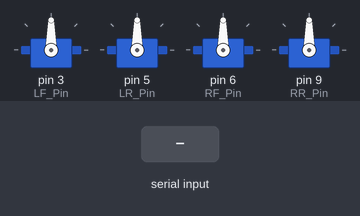
Bench run of a sketch on a simulated Arduino Uno, built with avr-gcc and run on an emulated ATmega328P. On the bench: 4 × servo. The inputs (shaded band) are chosen by the test bench.

Above: at 1.2 s.
1.3 s: "w" received over Serial
At 2.5 s:
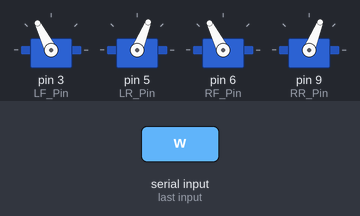
2.8 s: "s" received over Serial
At 3.8 s:
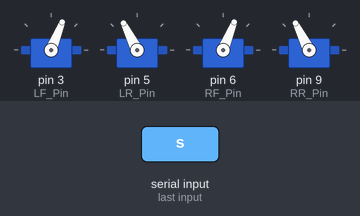
4.3 s: "a" received over Serial
At 4.9 s:
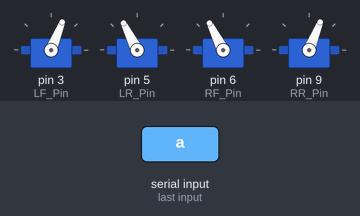
5.8 s: "d" received over Serial
At 6.1 s:
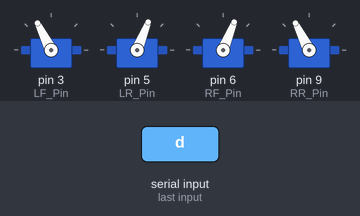
Timing chart, 0 to 8.3 s (numbered marks = the images above; inputs shaded):
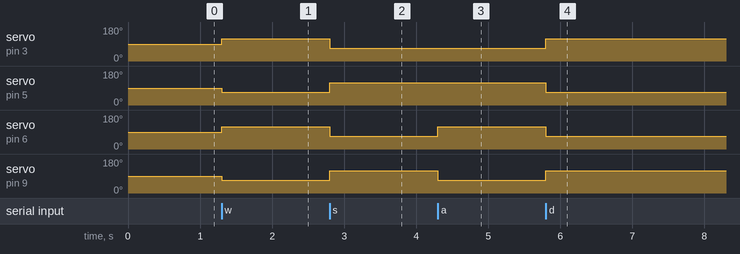

The sketch:

A4WD3_WASD.ino
```cpp
// This example can use either one or two sabertooths
  int sabertoothCount = 2;

// Libraries used in this example
  #include <Servo.h>

// Creation of the Servo Library Objects
  Servo LF_Motor;
  Servo LR_Motor;
  Servo RF_Motor;
  Servo RR_Motor;

// Variables for the PINs
  int LF_Pin = 3;
  int LR_Pin = 5;
  int RF_Pin = 6;
  int RR_Pin = 9;

// Variable for the fixed speed of movement between 0 and 100
  int mainSpeed = 50;

// Variables for the different signals
  int LF_Signal = 0;
  int LR_Signal = 0;
  int RF_Signal = 0;
  int RR_Signal = 0;

// Variable for the serial reading
  char keyboardVal;

void setup(void){
// Set the digital PINs as OUTPUTs
  pinMode(LF_Pin, OUTPUT);
  pinMode(LR_Pin, OUTPUT);
  pinMode(RF_Pin, OUTPUT);
  pinMode(RR_Pin, OUTPUT);

// Attach the PINs to the corresponding Objects
  LF_Motor.attach(LF_Pin);
  LR_Motor.attach(LR_Pin);
  RF_Motor.attach(RF_Pin);
  RR_Motor.attach(RR_Pin);

// Start a Serial port for the Controls
  Serial.begin(115200);
}

void loop(void){
// Keyboard Capture & Motor Mixing
  keyboardCapture();
// Mixing the Motors OUTPUTs
  outputMix();
// Updating the Outputs
  outputsUpdate();
}

void keyboardCapture(){
  while (Serial.available() < 1) {} // Wait until a character is received
  keyboardVal = Serial.read();
}

void outputMix(){
  switch(keyboardVal){
    case 'w':                   //Move Forward
      LF_Signal = mainSpeed;
      LR_Signal = -mainSpeed;
      RF_Signal = mainSpeed;
      RR_Signal = -mainSpeed;
      break;
    case 's':                   //Move Backwards
      LF_Signal = -mainSpeed;
      LR_Signal = mainSpeed;
      RF_Signal = -mainSpeed;
      RR_Signal = mainSpeed;
      break;
    case 'a':                   //Turn Left
      LF_Signal = -mainSpeed;
      LR_Signal = mainSpeed;
      RF_Signal = mainSpeed;
      RR_Signal = -mainSpeed;
      break;
    case 'd':                   //Turn Right
      LF_Signal = mainSpeed;
      LR_Signal = -mainSpeed;
      RF_Signal = -mainSpeed;
      RR_Signal = mainSpeed;
      break;
    default:                    //Anything else Stop
      LF_Signal = 0;
      LR_Signal = 0;
      RF_Signal = 0;
      RR_Signal = 0;
      break;
  }
}

void outputsUpdate(void){
  if (sabertoothCount == 1){
    LF_Motor.writeMicroseconds(map(LF_Signal, 100, -100, 2000, 1000));
    RF_Motor.writeMicroseconds(map(RF_Signal, 100, -100, 2000, 1000));
  }
  else if (sabertoothCount == 2){
    LF_Motor.writeMicroseconds(map(LF_Signal, 100, -100, 2000, 1000));
    LR_Motor.writeMicroseconds(map(LR_Signal, 100, -100, 2000, 1000));
    RF_Motor.writeMicroseconds(map(RF_Signal, 100, -100, 2000, 1000));
    RR_Motor.writeMicroseconds(map(RR_Signal, 100, -100, 2000, 1000));
  }
}
```

Measured:
- after the input at 1.3 s, servo on pin 3 (LF_Pin), servo on pin 6 (RF_Pin): 90° → 117° at once; servo on pin 5 (LR_Pin), servo on pin 9 (RR_Pin): 90° → 68° at once
- after the input at 2.8 s, servo on pin 3 (LF_Pin), servo on pin 6 (RF_Pin): 117° → 68° at once; servo on pin 5 (LR_Pin), servo on pin 9 (RR_Pin): 68° → 117° at once
- after the input at 4.3 s, servo on pin 6 (RF_Pin): 68° → 117° at once; servo on pin 9 (RR_Pin): 117° → 68° at once
- after the input at 5.8 s, servo on pin 3 (LF_Pin), servo on pin 9 (RR_Pin): 68° → 117° at once; servo on pin 5 (LR_Pin), servo on pin 6 (RF_Pin): 117° → 68° at once
